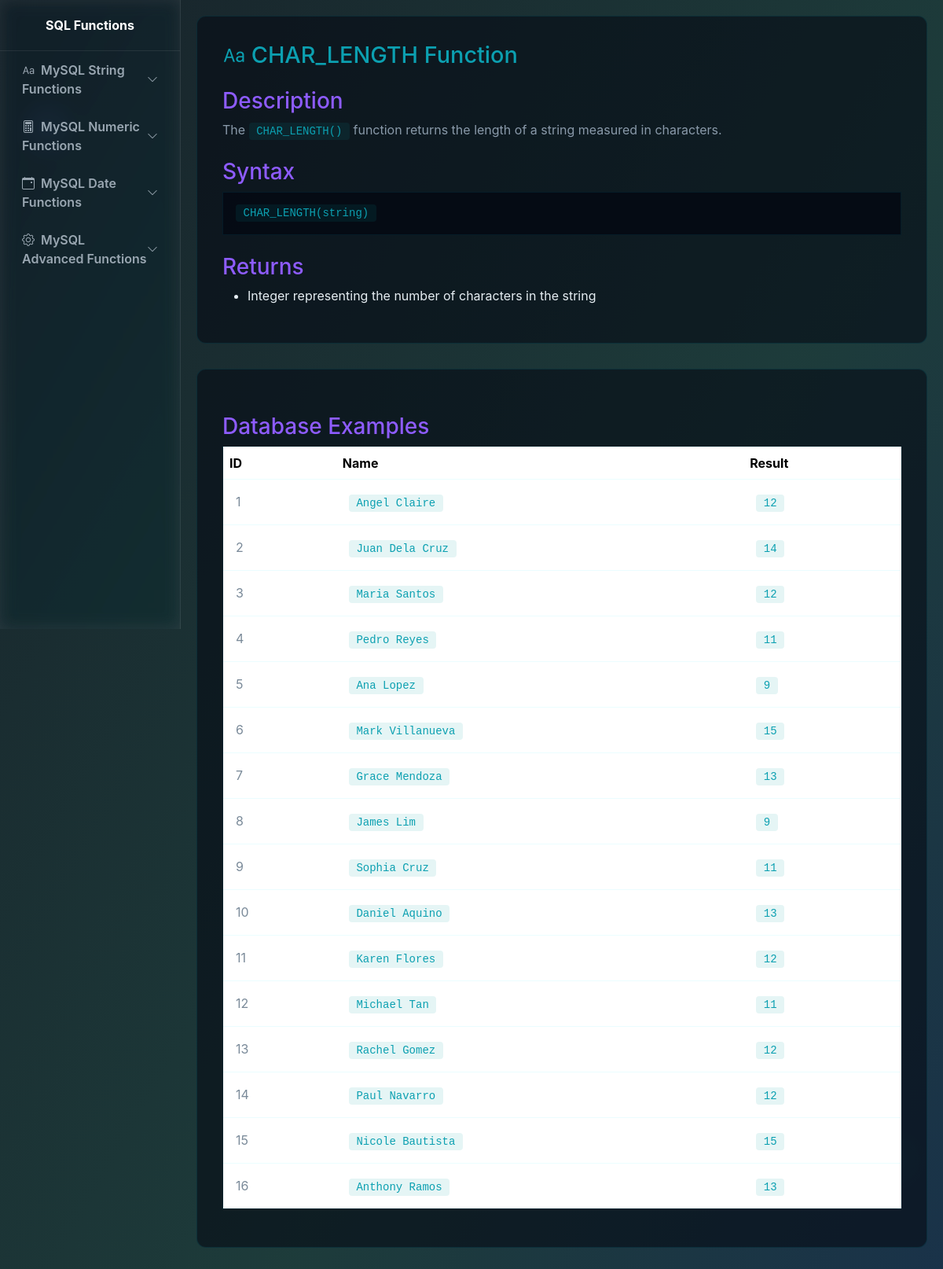
Screenshot of /pages/string/char_length.php with the database file from the repository.
### tables this page shows
CREATE TABLE `employee` (
  `ID` int(11) NOT NULL,
  `Name` varchar(50) NOT NULL,
  `Department` varchar(50) NOT NULL,
  `Salary` decimal(10,2) NOT NULL,
  `Hire_Date` date NOT NULL
);

### pages/string/char_length.php (the view, shortened to what this page needs)
<!DOCTYPE html>
<html lang="en">
<head>
  <link href="https://cdn.jsdelivr.net/npm/bootstrap@5.3.2/dist/css/bootstrap.min.css" rel="stylesheet">
  <link href="https://cdn.jsdelivr.net/npm/bootstrap-icons@1.10.5/font/bootstrap-icons.css" rel="stylesheet">
    <link href="/IT223-TASK3/style.css" rel="stylesheet">
</head>
<body>
  <aside class="sidebar" id="sidebar">
    <div class="brand">
      <div class="fw-bold">SQL Functions</div>
    </div>
    <nav class="px-2">
      <a class="nav-link d-flex justify-content-between align-items-center"
         data-bs-toggle="collapse" href="#stringFunctions" role="button"
         aria-expanded="false" aria-controls="stringFunctions">
        <span><i class="bi bi-type me-2"></i>MySQL String Functions</span>
        <i class="bi bi-chevron-down small"></i>
      </a>
      <a class="nav-link d-flex justify-content-between align-items-center"
         data-bs-toggle="collapse" href="#numericFunctions" role="button"
         aria-expanded="false" aria-controls="numericFunctions">
        <span><i class="bi bi-calculator me-2"></i>MySQL Numeric Functions</span>
        <i class="bi bi-chevron-down small"></i>
      </a>
      <a class="nav-link d-flex justify-content-between align-items-center"
         data-bs-toggle="collapse" href="#dateFunctions" role="button"
         aria-expanded="false" aria-controls="dateFunctions">
        <span><i class="bi bi-calendar-event me-2"></i>MySQL Date Functions</span>
        <i class="bi bi-chevron-down small"></i>
      </a>
      <a class="nav-link d-flex justify-content-between align-items-center"
         data-bs-toggle="collapse" href="#advancedFunctions" role="button"
         aria-expanded="false" aria-controls="advancedFunctions">
        <span><i class="bi bi-gear me-2"></i>MySQL Advanced Functions</span>
        <i class="bi bi-chevron-down small"></i>
      </a>
    </nav>
  </aside>
<div class="page-content">
  <div class="function-card">
    <h2><i class="bi bi-type me-2"></i></i>CHAR_LENGTH Function</h2>
    <h3>Description</h3>
    <p>The <code>CHAR_LENGTH()</code> function returns the length of a string measured in characters.</p>
    <h3>Syntax</h3>
    <pre><code>CHAR_LENGTH(string)</code></pre>
    <h3>Returns</h3>
    <ul style="color: #e6eef3;">
      <li>Integer representing the number of characters in the string</li>
    </ul>
  </div>
  <div class="function-card">
    <h3>Database Examples</h3>
    <table class="table example-table">
      <thead>
        <tr>
          <th>ID</th>
          <th>Name</th>
          <th>Result</th>
        </tr>
      </thead>
      <tbody>
        <?php
          include "../../config.php";
              $sql = "SELECT ID, Name, Department, CHAR_LENGTH(Name) AS char_length FROM employee LIMIT 20";
              $result = $conn->query($sql);
              if ($result) {
                while ($row = $result->fetch_assoc()) {
                  echo "<tr>";
                  echo "<td>" . htmlspecialchars($row['ID']) . "</td>";
                  echo "<td><code>" . htmlspecialchars($row['Name']) . "</code></td>";
                  echo "<td><code>" . htmlspecialchars($row['char_length']) . "</code></td>";
                  echo "</tr>";
                }
              } else {
                echo "<tr><td colspan=\"4\">Query error: " . htmlspecialchars($conn->error) . "</td></tr>";
              }
        ?>
      </tbody>
    </table>
  </div>
</div>
</body>
</html>

### style.css (style rules this page uses)
:root { --bg:#0B0F16; --card: rgba(255,255,255,0.05); --glass: rgba(255, 255, 255, 0.06); --glass1: rgba(13, 43, 70, 0.712); --accent1:#00E5FF; --accent2:#8E5CFF; --accent3:#0ca0b1; --muted:#9AA7B2; --glass-border: rgba(255,255,255,0.08); --cardA: rgba(69, 47, 140, 0.701); }
body { margin: 0; font-family: Inter, system-ui, -apple-system, "Segoe UI", Roboto, "Helvetica Neue", Arial; color: #e6eef3; min-height: 100vh; background: radial-gradient(600px 400px at 10% 10%, rgba(92,110,255,0.06), transparent 8%), radial-gradient(700px 450px at 90% 90%, rgba(0,229,168,0.04), transparent 8%); position: relative; overflow-x: hidden; }
.sidebar { width: 230px; position: fixed; height: 100vh; top: 0; left: 0; background: var(--glass); backdrop-filter: blur(10px) saturate(120%); border-right: 1px solid var(--glass-border); color: white; display: flex; flex-direction: column; transition: all .3s ease; z-index: 3000; overflow: hidden; }
.sidebar .brand { text-align: center; padding: 20px; border-bottom: 1px solid var(--glass-border); }
.sidebar nav { flex: 1; overflow-y: auto; padding-bottom: 20px; }
.sidebar nav a, .sidebar nav .nav-link { display: block; color: var(--muted); padding: 12px 20px; text-decoration: none; font-weight: 600; border-radius: 8px; transition: all .2s; }
.page-content { margin-left: 230px; padding: 20px; background: transparent; transition: margin-left .3s; }
h2, h3, h5, h6 { color: var(--accent1); }
.function-card { background: rgba(6, 11, 20, 0.6); border: 1px solid rgba(0, 229, 255, 0.1); border-radius: 12px; padding: 2rem; margin-bottom: 2rem; }
.function-card h2 { color: var(--accent3); font-size: 1.8rem; }
.function-card h3 { color: var(--accent2); margin-top: 1.5rem; }
.function-card p { color: #8a9aaa; }
.function-card code { background: rgba(0, 155, 155, 0.1); color: var(--accent3); padding: 0.2rem 0.6rem; border-radius: 4px; font-family: "Courier New", monospace; }
.function-card pre { background: rgba(6, 11, 20, 0.9); border: 1px solid rgba(0, 229, 255, 0.08); padding: 1rem; overflow-x: auto; color: var(--accent3); }
.example-table { background: rgba(6, 11, 20, 0.5); border: 1px solid rgba(0, 229, 255, 0.08); border-radius: 8px; }
.example-table thead { background: rgba(6, 11, 20, 0.8); color: var(--accent3); }
.example-table td { color: #7a8a99; padding: 1rem; }

### rows the page displays
employee: ID "1", Name "Angel Claire", char_length "12"
employee: ID "2", Name "Juan Dela Cruz", char_length "14"
employee: ID "3", Name "Maria Santos", char_length "12"
employee: ID "4", Name "Pedro Reyes", char_length "11"
employee: ID "5", Name "Ana Lopez", char_length "9"
employee: ID "6", Name "Mark Villanueva", char_length "15"
employee: ID "7", Name "Grace Mendoza", char_length "13"
employee: ID "8", Name "James Lim", char_length "9"
employee: ID "9", Name "Sophia Cruz", char_length "11"
employee: ID "10", Name "Daniel Aquino", char_length "13"
employee: ID "11", Name "Karen Flores", char_length "12"
employee: ID "12", Name "Michael Tan", char_length "11"
employee: ID "13", Name "Rachel Gomez", char_length "12"
employee: ID "14", Name "Paul Navarro", char_length "12"
employee: ID "15", Name "Nicole Bautista", char_length "15"
employee: ID "16", Name "Anthony Ramos", char_length "13"
